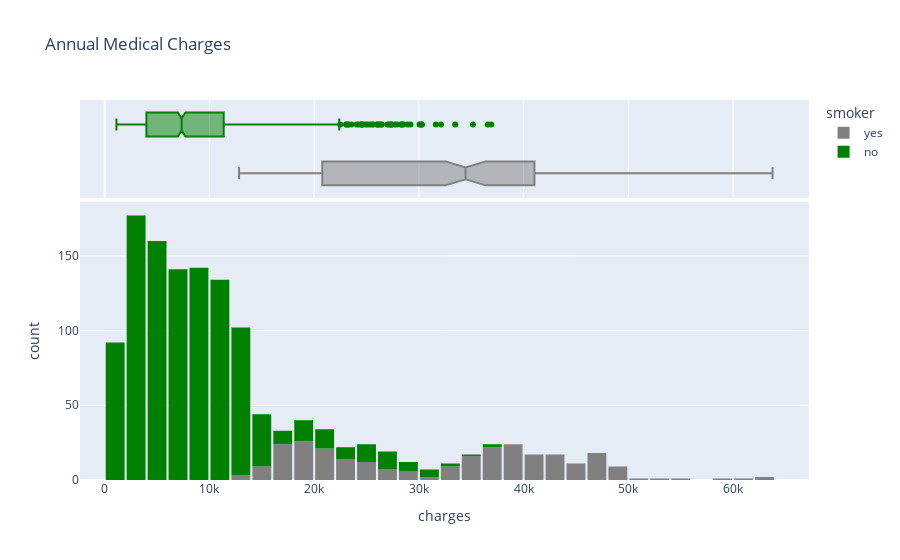

Source (notebook cell):
### Markdown cell above
CHARGES

using categorical column 'smoker' to distinguish between smokers and non-smokers.

dist follows a 'power law'. 
significant difference between medical expenses betw smokers and non-smokers
median for non-smokers is 7.3k and median for smokers is 34k

### Code cell
fig = px.histogram(medical_df, x='charges', marginal='box', color='smoker', color_discrete_sequence=['grey', 'green'], title='Annual Medical Charges')
fig.update_layout(bargap=0.1)
fig.show()

### Figure 1 — Plotly figure (JSON) as saved in the notebook; plotly's stock layout.template omitted (floating-point values rounded to 4 significant figures; data arrays with more than 128 entries replaced by an {"elided": "..."} marker saying what was removed)
{"data": [{"alignmentgroup": "True", "bingroup": "x", "hovertemplate": "smoker=yes<br>charges=%{x}<br>count=%{y}<extra></extra>", "legendgroup": "yes", "marker": {"color": "grey", "pattern": {"shape": ""}}, "name": "yes", "offsetgroup": "yes", "orientation": "v", "showlegend": true, "type": "histogram", "x": {"elided": "274 float values"}, "xaxis": "x", "yaxis": "y"}, {"alignmentgroup": "True", "hovertemplate": "smoker=yes<br>charges=%{x}<extra></extra>", "legendgroup": "yes", "marker": {"color": "grey"}, "name": "yes", "notched": true, "offsetgroup": "yes", "showlegend": false, "type": "box", "x": {"elided": "274 float values"}, "xaxis": "x2", "yaxis": "y2"}, {"alignmentgroup": "True", "bingroup": "x", "hovertemplate": "smoker=no<br>charges=%{x}<br>count=%{y}<extra></extra>", "legendgroup": "no", "marker": {"color": "green", "pattern": {"shape": ""}}, "name": "no", "offsetgroup": "no", "orientation": "v", "showlegend": true, "type": "histogram", "x": {"elided": "1064 float values"}, "xaxis": "x", "yaxis": "y"}, {"alignmentgroup": "True", "hovertemplate": "smoker=no<br>charges=%{x}<extra></extra>", "legendgroup": "no", "marker": {"color": "green"}, "name": "no", "notched": true, "offsetgroup": "no", "showlegend": false, "type": "box", "x": {"elided": "1064 float values"}, "xaxis": "x2", "yaxis": "y2"}], "layout": {"bargap": 0.1, "barmode": "relative", "legend": {"title": {"text": "smoker"}, "tracegroupgap": 0}, "title": {"text": "Annual Medical Charges"}, "xaxis": {"anchor": "y", "domain": [0, 1], "title": {"text": "charges"}}, "xaxis2": {"anchor": "y2", "domain": [0, 1], "matches": "x", "showgrid": true, "showticklabels": false}, "yaxis": {"anchor": "x", "domain": [0, 0.7326], "title": {"text": "count"}}, "yaxis2": {"anchor": "x2", "domain": [0.7426, 1], "matches": "y2", "showgrid": false, "showline": false, "showticklabels": false, "ticks": ""}}}
